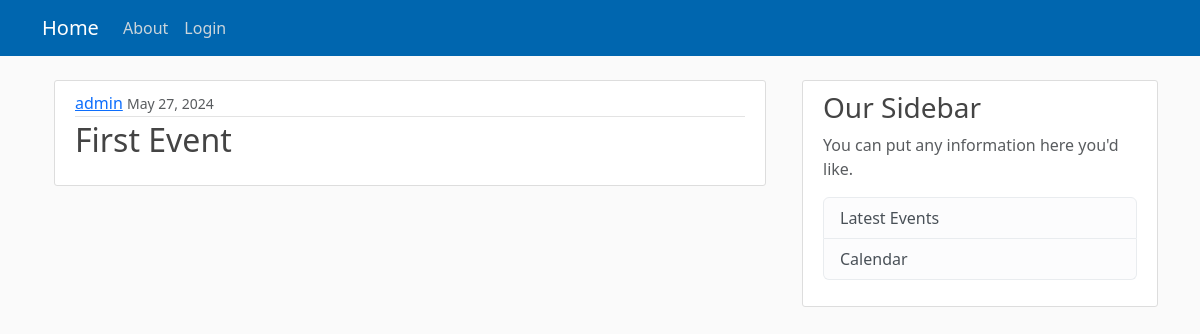
Screenshot of /private/event/1/ with the database file from the repository.
### common/models.py (models this page shows, shortened)
class Event(models.Model):
    title = models.CharField(max_length=100)
    location = models.CharField(max_length=255)
    url = models.CharField(max_length=255, null=True)
    date_posted = models.DateTimeField(default=timezone.now)
    description = models.CharField('Description of the event', max_length=4096, null=True, blank=True)
    author = models.ForeignKey(User, on_delete=models.CASCADE)

### private/views.py (the view)
# urls.py: path('event/<int:pk>/', EventDetailView.as_view(), name="event-detail"),
class EventDetailView(DetailView):
    model = Event
    template_name = 'events/event_detail.html'
    context_object_name = 'event'

### private/templates/events/event_detail.html (shortened to what this page needs)
{% extends "private/base.html" %}
{% block content %}
<div class="container">
  <article class="media content-section">
      <div class="media-body">
        <div class="article-metadata">
          <a class="mr-2" href="#">{{ event.author }}</a>
          <small class="text-muted">{{ event.date_posted|date:"F d, Y" }}</small>
        </div>
        <h2 class="article-title">{{ event.title }}</h2>
      </div>
    </article>
</div>
{% endblock %}

### private/static/private/main.css (style rules this page uses)
body { background: #fafafa; color: #333333; margin-top: 5rem; }
h1, h2, h3, h4, h5, h6 { color: #444444; }
.content-section { background: #ffffff; padding: 10px 20px; border: 1px solid #dddddd; border-radius: 3px; margin-bottom: 20px; }
.article-title { color: #444444; }
.article-metadata { padding-bottom: 1px; margin-bottom: 4px; border-bottom: 1px solid #e3e3e3 }

### rows the page displays
Event: author "admin", date_posted "May 27, 2024", title "First Event"
